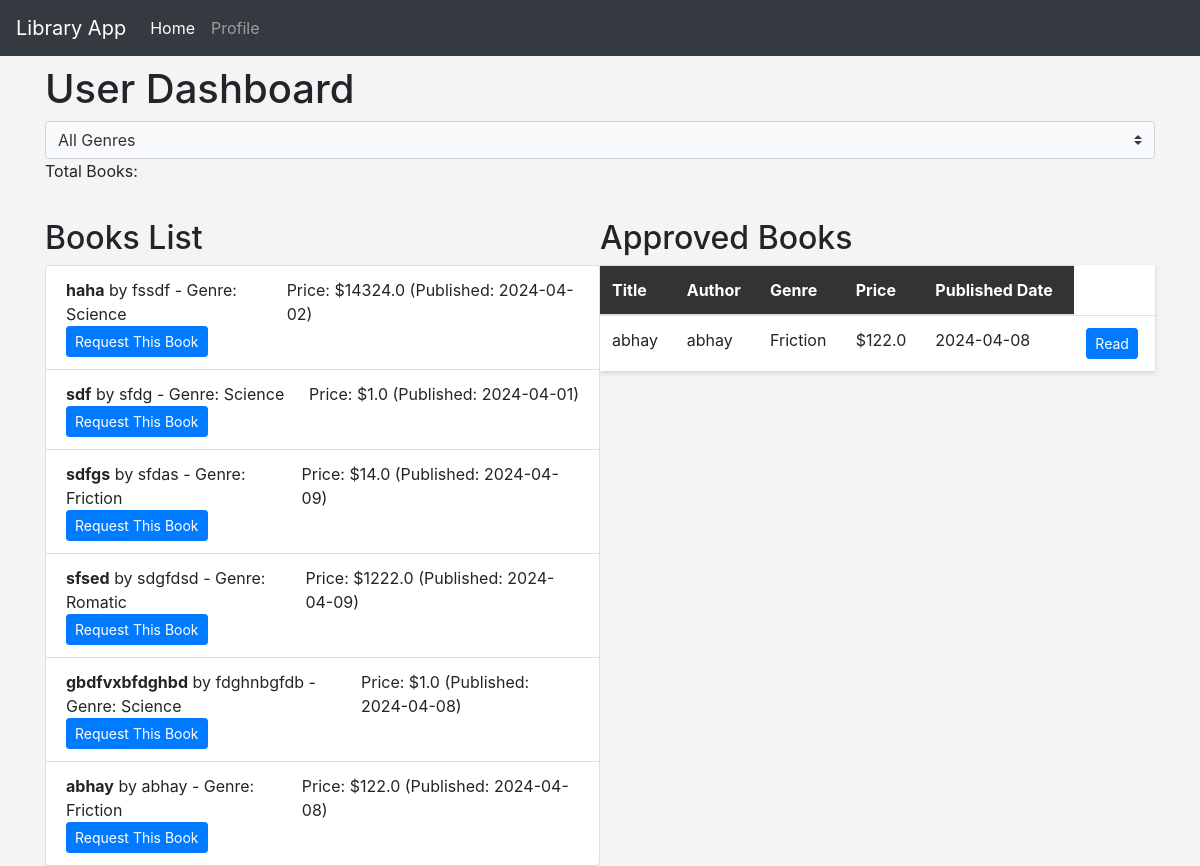
Page /dashboard (signed in) on the committed database.
### models.py (models this page shows)
class Book(db.Model):
    id=db.Column(db.Integer,primary_key=True)
    title=db.Column(db.String(100),nullable=False)
    author=db.Column(db.String(30))
    booksnum=db.Column(db.BigInteger,nullable=True)
    price=db.Column(db.Float,nullable=False)
    genre_id=db.Column(db.Integer,db.ForeignKey("genre.id"),nullable=False)
    content = db.Column(db.Text)  # Book content
    feedbacks = db.relationship('Feedback', backref='book', lazy=True)
    pubdate=db.Column(db.Date,nullable=False)
    carts=db.relationship("Cart",backref='book',lazy='dynamic',cascade='all,delete-orphan')
    orders=db.relationship("Order",backref='book',lazy='dynamic',cascade='all,delete-orphan')

class Genre(db.Model):
    id=db.Column(db.Integer,primary_key=True)
    genrename=db.Column(db.String(32),unique=True)
    books=db.relationship('Book',backref='genre' ,lazy='dynamic',cascade='all,delete-orphan')#lazy here we use bz when i will acces then give it not everytime

### routes.py (the view)
@app.route('/dashboard')
def dashboard():
    if 'user_id' not in session:
        flash("You must be logged in to perform this action.")
        return redirect(url_for('login'))  # Redirect to login page if user is not logged in
    selected_genre_id = request.args.get('genre_id')
    if selected_genre_id:
        books = Book.query.filter_by(genre_id=selected_genre_id).all()
    else:
        books = Book.query.all()
    approved_books = Book.query.join(BookRequest).filter(BookRequest.status == 'approved').all()
    genres = Genre.query.all()
    return render_template('dashboard.html', books=books, approved_books=approved_books, genres=genres, selected_genre_id=selected_genre_id)

### templates/dashboard.html (shortened to what this page needs)
<!DOCTYPE html>
<html lang="en">
<head>
    <link href="https://maxcdn.bootstrapcdn.com/bootstrap/4.5.2/css/bootstrap.min.css" rel="stylesheet">
</head>
<body>
    <nav class="navbar navbar-expand-lg navbar-dark bg-dark fixed-top">
        <a class="navbar-brand" href="#">Library App</a>
        <div class="collapse navbar-collapse" id="navbarNav">
            <ul class="navbar-nav">
                <li class="nav-item active"><a class="nav-link" href="{{ url_for('index') }}">Home</a></li>
                <li class="nav-item"><a class="nav-link" href="{{ url_for('profile') }}">Profile</a></li>
            </ul>
        </div>
    </nav>
    <div class="container">
        <h1>User Dashboard</h1>
        <div>
            <select class="custom-select" onchange="location.href = '/dashboard?genre_id=' + this.value;">
                <option value="">All Genres</option>
            </select>
        </div>
        <p>Total Books: {{ total_books }}</p>
        <div class="flex-container">
            <div class="book-list">
                <h2>Books List</h2>
                <ul class="list-group">
                    {% for book in books %}
                    <li class="list-group-item">
                        <div class="d-flex justify-content-between align-items-center">
                            <div><strong>{{ book.title }}</strong> by {{ book.author }} - Genre: {{ book.genre.genrename }}</div>
                            <div>Price: ${{ book.price }} (Published: {{ book.pubdate.strftime('%Y-%m-%d') }})</div>
                        </div>
                        {% if book.id in requested_books_ids %}
                        <button class="btn btn-secondary btn-sm" disabled>Already Requested</button>
                        {% else %}
                        <form action="/request-book" method="post">
                            <button type="submit" class="btn btn-primary btn-sm">Request This Book</button>
                        </form>
                        {% endif %}
                    </li>
                    {% endfor %}
                </ul>
            </div>
            <div class="approved-books">
                <h2>Approved Books</h2>
                <table class="table">
                    <thead>
                        <tr>
                            <th>Title</th>
                            <th>Author</th>
                            <th>Genre</th>
                            <th>Price</th>
                            <th>Published Date</th>
                        </tr>
                    </thead>
                    <tbody>
                        {% for book in approved_books %}
                        <tr>
                            <td>{{ book.title }}</td>
                            <td>{{ book.author }}</td>
                            <td>{{ book.genre.genrename }}</td>
                            <td>${{ book.price }}</td>
                            <td>{{ book.pubdate.strftime('%Y-%m-%d') }}</td>
                            <td>
                                <a href="{{ url_for('read_book', book_id=book.id) }}" class="btn btn-primary btn-sm">Read</a>
                            </td>
                        </tr>
                        {% else %}
                        <tr><td colspan="5">No approved books available.</td></tr>
                        {% endfor %}
                    </tbody>
                </table>
            </div>
        </div>
    </div>
</body>
</html>

### templates/dashboard.html (style rules this page uses)
body { padding-top: 65px; background-color: #f4f4f4; }
.custom-select { font-size: 1rem; color: #333; background-color: #f8f9fa; }
.custom-select option { background-color: white; color: #333; }
.flex-container { display: flex; justify-content: space-around; align-items: flex-start; flex-wrap: wrap; }
.book-list, .approved-books { flex: 1 1 45%; margin-top: 20px; }
table { width: 100%; background-color: white; box-shadow: 0 2px 5px rgba(0,0,0,0.15); }
th, td { padding: 10px; }
th { background-color: #333; color: white; }
.btn-primary { background-color: #007bff; border-color: #007bff; }

### rows in the picture
Book: title "haha", author "fssdf", genre.genrename "Science", price "14324.0", pubdate "2024-04-02"
Book: title "sdf", author "sfdg", genre.genrename "Science", price "1.0", pubdate "2024-04-01"
Book: title "sdfgs", author "sfdas", genre.genrename "Friction", price "14.0", pubdate "2024-04-09"
Book: title "sfsed", author "sdgfdsd", genre.genrename "Romatic", price "1222.0", pubdate "2024-04-09"
Book: title "gbdfvxbfdghbd", author "fdghnbgfdb", genre.genrename "Science", price "1.0", pubdate "2024-04-08"
Book: title "abhay", author "abhay", genre.genrename "Friction", price "122.0", pubdate "2024-04-08"
